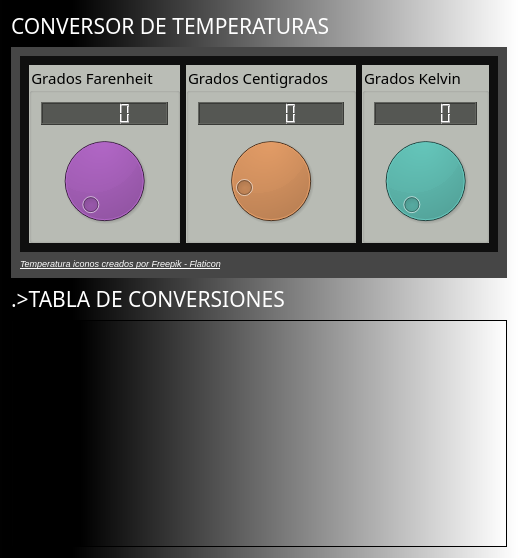
<?xml version="1.0" encoding="UTF-8"?>
<ui version="4.0">
 <class>ConversorDeTermperaturas</class>
 <widget class="QDialog" name="ConversorDeTermperaturas">
  <property name="geometry">
   <rect>
    <x>0</x>
    <y>0</y>
    <width>505</width>
    <height>558</height>
   </rect>
  </property>
  <property name="windowTitle">
   <string>Conversor</string>
  </property>
  <property name="windowIcon">
   <iconset resource="Recursos.qrc">
    <normaloff>:/Recursos/termometro.png</normaloff>:/Recursos/termometro.png</iconset>
  </property>
  <property name="styleSheet">
   <string notr="true">background-color: qconicalgradient(cx:0, cy:0, angle:234.5, stop:0.128492 rgba(0, 0, 0, 255), stop:1 rgba(255, 255, 255, 255));
background-color: qlineargradient(spread:reflect, x1:0.073, y1:1, x2:1, y2:1, stop:0.0726257 rgba(0, 0, 0, 255), stop:1 rgba(255, 255, 255, 255));</string>
  </property>
  <layout class="QVBoxLayout" name="verticalLayout_6">
   <item>
    <widget class="QLabel" name="label_2">
     <property name="font">
      <font>
       <family>Gill Sans Ultra Bold</family>
       <pointsize>16</pointsize>
       <italic>false</italic>
       <bold>false</bold>
      </font>
     </property>
     <property name="autoFillBackground">
      <bool>false</bool>
     </property>
     <property name="styleSheet">
      <string notr="true">background-color: qlineargradient(spread:reflect, x1:0, y1:0, x2:1, y2:1, stop:1 rgba(0, 0, 0, 0));
color: rgb(255, 255, 255);
gridline-color: qconicalgradient(cx:0.5, cy:0.5, angle:0, stop:0 rgba(255, 255, 255, 255), stop:0.373979 rgba(255, 255, 255, 255), stop:0.373991 rgba(33, 30, 255, 255), stop:0.624018 rgba(33, 30, 255, 255), stop:0.624043 rgba(255, 0, 0, 255), stop:1 rgba(255, 0, 0, 255));</string>
     </property>
     <property name="text">
      <string>CONVERSOR DE TEMPERATURAS</string>
     </property>
    </widget>
   </item>
   <item>
    <widget class="QWidget" name="widget_3" native="true">
     <property name="styleSheet">
      <string notr="true">background-color: rgb(70, 70, 70);</string>
     </property>
     <layout class="QVBoxLayout" name="verticalLayout_3">
      <item>
       <widget class="QWidget" name="widget" native="true">
        <property name="styleSheet">
         <string notr="true">background-color: rgb(15, 15, 15);</string>
        </property>
        <layout class="QHBoxLayout" name="horizontalLayout">
         <item>
          <widget class="QGroupBox" name="groupBox_2">
           <property name="font">
            <font>
             <family>Ubuntu Condensed</family>
             <pointsize>11</pointsize>
             <italic>false</italic>
             <bold>false</bold>
            </font>
           </property>
           <property name="styleSheet">
            <string notr="true">background-color: rgb(186, 189, 182);
color: rgb(0, 0, 0);
font: 16pt &quot;Ubuntu&quot;;
font: 75 11pt &quot;Ubuntu Condensed&quot;;
font: 75 11pt &quot;Ubuntu Condensed&quot;;</string>
           </property>
           <property name="title">
            <string>Grados Farenheit</string>
           </property>
           <layout class="QVBoxLayout" name="verticalLayout_2">
            <item>
             <widget class="QLCDNumber" name="lcdfa">
              <property name="styleSheet">
               <string notr="true">background-color: rgb(85, 87, 83);</string>
              </property>
             </widget>
            </item>
            <item>
             <widget class="QDial" name="dialfahr">
              <property name="styleSheet">
               <string notr="true">border-color: rgb(164, 0, 0);
background-color: rgb(78, 154, 6);
background-color: rgb(92, 53, 102);</string>
              </property>
              <property name="maximum">
               <number>210</number>
              </property>
             </widget>
            </item>
           </layout>
          </widget>
         </item>
         <item>
          <widget class="QGroupBox" name="groupBoxcen">
           <property name="font">
            <font>
             <family>Ubuntu Condensed</family>
             <pointsize>11</pointsize>
             <italic>false</italic>
             <bold>false</bold>
            </font>
           </property>
           <property name="styleSheet">
            <string notr="true">background-color: rgb(186, 189, 182);
selection-color: rgb(46, 52, 54);
color: rgb(0, 0, 0);
font: 16pt &quot;Ubuntu&quot;;
font: 75 11pt &quot;Ubuntu Condensed&quot;;</string>
           </property>
           <property name="title">
            <string>Grados Centigrados</string>
           </property>
           <layout class="QVBoxLayout" name="verticalLayout">
            <item>
             <widget class="QLCDNumber" name="lcdcen">
              <property name="styleSheet">
               <string notr="true">background-color: rgb(85, 87, 83);</string>
              </property>
             </widget>
            </item>
            <item>
             <widget class="QDial" name="dialcent">
              <property name="cursor">
               <cursorShape>ClosedHandCursor</cursorShape>
              </property>
              <property name="styleSheet">
               <string notr="true">background-color: rgb(206, 92, 0);
border-bottom-color: rgb(92, 53, 102);
border-color: rgb(164, 0, 0);</string>
              </property>
              <property name="minimum">
               <number>-18</number>
              </property>
             </widget>
            </item>
           </layout>
          </widget>
         </item>
         <item>
          <widget class="QGroupBox" name="Kelvin">
           <property name="font">
            <font>
             <family>Ubuntu Condensed</family>
             <pointsize>11</pointsize>
             <italic>false</italic>
             <bold>false</bold>
            </font>
           </property>
           <property name="styleSheet">
            <string notr="true">background-color: rgb(186, 189, 182);
selection-color: rgb(46, 52, 54);
color: rgb(0, 0, 0);
font: 16pt &quot;Ubuntu&quot;;
font: 75 11pt &quot;Ubuntu Condensed&quot;;</string>
           </property>
           <property name="title">
            <string>Grados Kelvin</string>
           </property>
           <layout class="QVBoxLayout" name="verticalLayout_4">
            <item>
             <widget class="QLCDNumber" name="lcdkelv">
              <property name="styleSheet">
               <string notr="true">background-color: rgb(85, 87, 83);</string>
              </property>
             </widget>
            </item>
            <item>
             <widget class="QDial" name="dialkel">
              <property name="cursor">
               <cursorShape>ClosedHandCursor</cursorShape>
              </property>
              <property name="styleSheet">
               <string notr="true">background-color: rgb(54, 106, 100);</string>
              </property>
              <property name="minimum">
               <number>255</number>
              </property>
              <property name="maximum">
               <number>372</number>
              </property>
             </widget>
            </item>
           </layout>
          </widget>
         </item>
        </layout>
       </widget>
      </item>
      <item>
       <widget class="QLabel" name="label">
        <property name="maximumSize">
         <size>
          <width>16777215</width>
          <height>20</height>
         </size>
        </property>
        <property name="text">
         <string>&lt;html&gt;&lt;head/&gt;&lt;body&gt;&lt;p&gt;&lt;a href=&quot;https://www.flaticon.es/iconos-gratis/temperatura&quot;&gt;&lt;span style=&quot; font-size:7pt; font-style:italic; text-decoration: underline; color:#ffffff;&quot;&gt;Temperatura iconos creados por Freepik - Flaticon&lt;/span&gt;&lt;/a&gt;&lt;/p&gt;&lt;/body&gt;&lt;/html&gt;</string>
        </property>
       </widget>
      </item>
     </layout>
    </widget>
   </item>
   <item>
    <widget class="QLabel" name="label_3">
     <property name="font">
      <font>
       <family>Gill Sans Ultra Bold</family>
       <pointsize>16</pointsize>
       <italic>false</italic>
       <bold>false</bold>
      </font>
     </property>
     <property name="styleSheet">
      <string notr="true">background-color: qlineargradient(spread:reflect, x1:0, y1:0, x2:1, y2:1, stop:1 rgba(0, 0, 0, 0));
color: rgb(255, 255, 255);
gridline-color: qconicalgradient(cx:0.5, cy:0.5, angle:0, stop:0 rgba(255, 255, 255, 255), stop:0.373979 rgba(255, 255, 255, 255), stop:0.373991 rgba(33, 30, 255, 255), stop:0.624018 rgba(33, 30, 255, 255), stop:0.624043 rgba(255, 0, 0, 255), stop:1 rgba(255, 0, 0, 255));</string>
     </property>
     <property name="text">
      <string>.&gt;TABLA DE CONVERSIONES</string>
     </property>
    </widget>
   </item>
   <item>
    <widget class="QGraphicsView" name="graphicsView">
     <property name="styleSheet">
      <string notr="true">border-image: url(:/Recursos/23.png);</string>
     </property>
    </widget>
   </item>
  </layout>
 </widget>
 <resources>
  <include location="Recursos.qrc"/>
 </resources>
 <connections>
  <connection>
   <sender>dialfahr</sender>
   <signal>valueChanged(int)</signal>
   <receiver>lcdfa</receiver>
   <slot>display(int)</slot>
   <hints>
    <hint type="sourcelabel">
     <x>130</x>
     <y>182</y>
    </hint>
    <hint type="destinationlabel">
     <x>130</x>
     <y>83</y>
    </hint>
   </hints>
  </connection>
  <connection>
   <sender>dialcent</sender>
   <signal>valueChanged(int)</signal>
   <receiver>lcdcen</receiver>
   <slot>display(int)</slot>
   <hints>
    <hint type="sourcelabel">
     <x>347</x>
     <y>168</y>
    </hint>
    <hint type="destinationlabel">
     <x>380</x>
     <y>83</y>
    </hint>
   </hints>
  </connection>
  <connection>
   <sender>dialkel</sender>
   <signal>valueChanged(int)</signal>
   <receiver>lcdkelv</receiver>
   <slot>display(int)</slot>
   <hints>
    <hint type="sourcelabel">
     <x>528</x>
     <y>123</y>
    </hint>
    <hint type="destinationlabel">
     <x>528</x>
     <y>61</y>
    </hint>
   </hints>
  </connection>
 </connections>
</ui>
